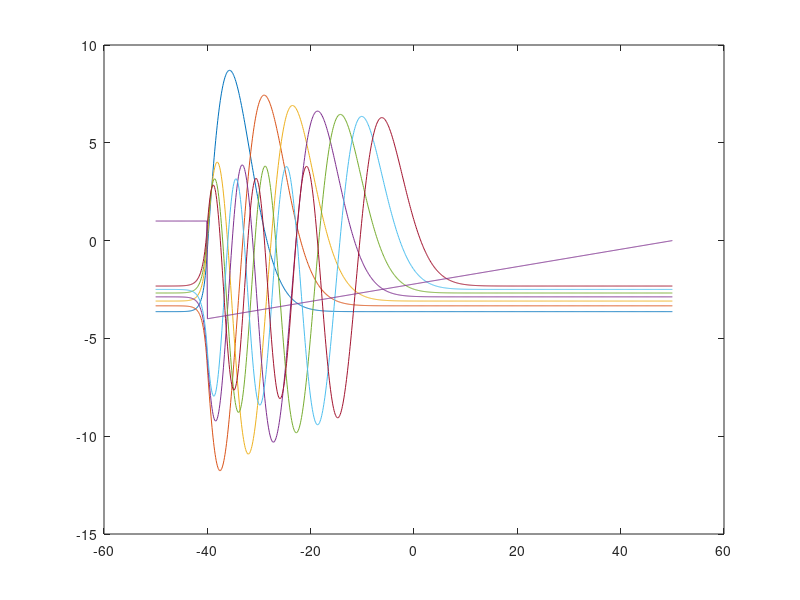

Write MATLAB code to recreate this figure.
% % 
% % L = 2*pi;
% % N = 100;
% % x = linspace(0,L,N)'; 
% % dx = x(2) - x(1);
% % % Interval Length
% % % No. of coordinate points % Coordinate vector
% % % Coordinate step
% % % Two-point finite-difference representation of Derivative 
% % D=(diag(ones((N-1),1),1)-diag(ones((N-1),1),-1))/(2*dx);
% % % Next modify D so that it is consistent with f(0) = f(L) = 0 D(1,1) = 0; D(1,2) = 0; D(2,1) = 0; % So that f(0) = 0 D(N,N-1) = 0; D(N-1,N) = 0; D(N,N) = 0; % So that f(L) = 0
% % % Three-point finite-difference representation of Laplacian 
% % Lap = (-2*diag(ones(N,1),0) + diag(ones((N-1),1),1)+ diag(ones((N-1),1),-1))/(dx^2);
% % % Next modify Lap so that it is consistent with f(0) = f(L) = 0 Lap(1,1) = 0; Lap(1,2) = 0; Lap(2,1) = 0; % So that f(0) = 0 Lap(N,N-1) = 0; Lap(N-1,N) = 0; Lap(N,N) = 0;% So that f(L) = 0
% % % To verify that D*f corresponds to taking the derivative of f % and Lap*f corresponds to taking a second derviative of f,
% % % define f = sin(x) or choose your own f
% % f = sin(x);
% % % And try the following:
% % Df = D*f; Lapf = Lap*f;
% % plot(x,f,'b',x,Df,'r', x,Lapf,'g');
% % axis([0 5 -1.1 1.1]); % Optimized axis parameters
% % % To display the matrix D on screen, simply type D and return ... D % Displays the matrix D in the workspace
% % Lap % Displays the matrix Lap
% % 
% % % Total Hamiltonian where hbar=1 and m=1
% % hbar = 1; m = 1; 
% % H = -(1/2)*(hbar^2/m)*Lap;
% % % Solve for eigenvector matrix V and eigenvalue matrix E of H
% % [V,E] = eig(H);
% % % Plot lowest 3 eigenfunctions 
% % plot(x,V(:,3),'r',x,V(:,4),'b',x,V(:,5),'k'); shg;
% % E % display eigenvalue matrix
% % diag(E) % display a vector containing the eigenvaluesdisplay a vector containing the eigenvalues


L = 50;
N = 1000;
x = linspace(-L,L,N)';
dx = x(2) - x(1);
% POTENTIAL, choose one or make your own
U = 1/2*10*x.^(2); % quadratic harmonic oscillator potential %
%U = 1/2*10*x.^(4); % quartic potential
% Finite square well of width 2w and depth given %
w = L/50;
trig = 1:900; %-0.2:0.2/900:-0.00002;
U = [1*ones(1,100) trig*4/900-4]';
% Two finite square wells of width 2w and distance 2a apart %
w = L/50; 
a=3*w;
%U = -200*(heaviside(x+w-a) - heaviside(x-w-a) + heaviside(x+w+a) - heaviside(x-w+a));
% Three-point finite-difference representation of Laplacian
% using sparse matrices, where you save memory by only
% storing non-zero matrix elements
e = ones(N,1); 
Lap = spdiags([e -2*e e],[-1 0 1],N,N)/dx^2;
% Total Hamiltonian
hbar = 1; m = 0.2; % constants for Hamiltonian 
H = -1/2*(hbar^2/m)*Lap + spdiags(U,0,N,N);
% Find lowest nmodes eigenvectors and eigenvalues of sparse matrix 
nmodes = 10; options.disp = 0;
[V,E] = eigs(H,nmodes,'sa',options); % find eigs
[E,ind] = sort(diag(E));% convert E to vector and sort low to high 
V = V(:,ind); % rearrange corresponding eigenvectors
% Generate plot of lowest energy eigenvectors V(x) and U(x)
Usc = U*max(abs(V(:)))/max(abs(U)); % rescale U for plotting 
plot(x,V,x,Usc,'--k'); % plot V(x) and rescaled U(x)
% Add legend showing Energy of plotted V(x)
lgnd_str = [repmat('E = ',nmodes,1),num2str(E)];
legend(lgnd_str) % place lengend string on plot
shg

plot(x,100*V(:,1:10)+E(1:10)',x,U)
hold on 
%surface(A)